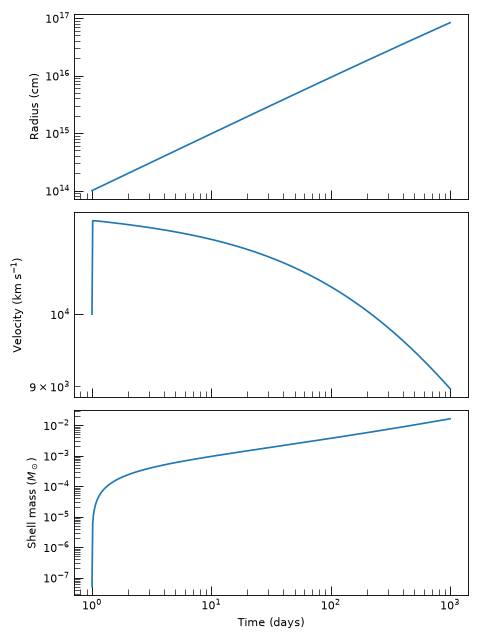

Write the Python code that produced this figure.
import numpy as np
import matplotlib.pyplot as plt
from astropy import units as u

from trilobite.dynamics.profiles import BrokenPowerLawEjectaProfile, WindCSMProfile
from trilobite.dynamics.shocks import (
    PressureDrivenThinShellShockEngine,
    make_homologous_stationary_sources,
)
from trilobite.utils.plot_utils import set_plot_style

K, v_t  = BrokenPowerLawEjectaProfile.normalize(1e51 * u.erg, 5.0 * u.Msun, n=10.0, delta=1.0)
rho_ej  = BrokenPowerLawEjectaProfile.as_optimized_callable(K=K, v_t=v_t, n=10.0, delta=1.0)
rho_csm = WindCSMProfile.as_optimized_callable(mass_loss_rate=1e-5 * u.Msun / u.yr, wind_velocity=100.0 * u.km / u.s)
rho_1, u_1, rho_4, u_4 = make_homologous_stationary_sources(rho_ej, rho_csm)

engine = PressureDrivenThinShellShockEngine()
time   = np.geomspace(1, 1000, 500) * u.day

state = engine.compute_shock_properties(
    time=time,
    rho_1=rho_1, rho_4=rho_4,
    u_1=u_1,     u_4=u_4,
    R_0=1e14 * u.cm,
    v_0=1e9  * u.cm / u.s,
    M_0=1e26 * u.g,
    t_0=1.0  * u.day,
)

set_plot_style()
fig, axes = plt.subplots(3, 1, figsize=(6, 8), sharex=True)
t_days = time.to_value(u.day)

axes[0].loglog(t_days, state.radius.to_value(u.cm))
axes[0].set_ylabel("Radius (cm)")

axes[1].loglog(t_days, state.velocity.to_value(u.km / u.s))
axes[1].set_ylabel(r"Velocity (km s$^{-1}$)")

axes[2].loglog(t_days, state.mass.to_value(u.Msun))
axes[2].set_xlabel("Time (days)")
axes[2].set_ylabel(r"Shell mass ($M_\odot$)")

plt.tight_layout()
plt.show()
